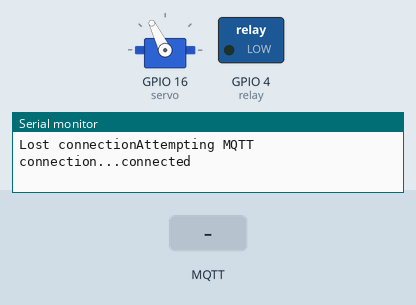
Recording of a sketch running on a simulated ESP8266 (NodeMCU). Shown: servo, switched loads named in the sketch (green lamp = pin HIGH), the last lines printed to the serial monitor. The inputs (shaded band) are chosen by the test bench. No MQTT or app messages arrive unless stated.

Above: at 7.2 s.
7.3 s: MQTT message "4" arrives on the first subscribed topic
At 7.45 s:
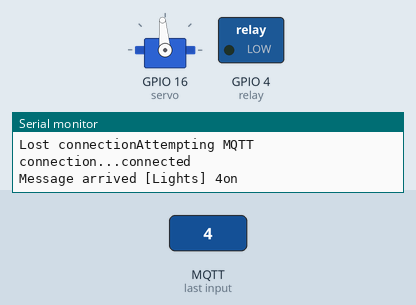
9.1 s: MQTT message "5" arrives on the first subscribed topic
At 9.25 s:
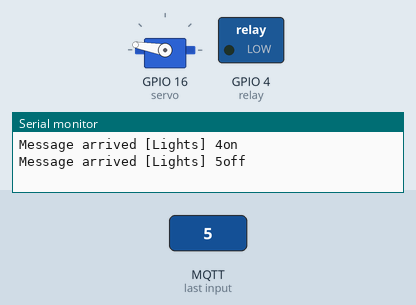
Timing chart, 0 to 12.1 s (numbered marks = the images above; inputs shaded):
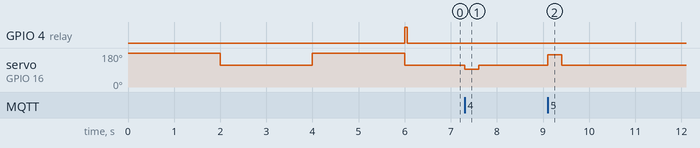

The sketch:

MQTTLights.ino
```cpp
#include <EEPROM.h>
#include <ESP8266WiFi.h>
#include <PubSubClient.h>
#include <Wire.h>
#include <Servo.h>

Servo servo;

// Connect to the WiFi
const char* ssid = "NETGEAR40";
const char* password = "littlegrasspineapple36282";
const char* mqtt_server = "10.0.0.200";

int light = 16;
int relay =4;

WiFiClient espClient;
PubSubClient client(espClient);

const byte ledPin = 2; // Pin with LED on Adafruit Huzzah

void callback(char* topic, byte* payload, unsigned int length) {
 Serial.print("Message arrived [");
 Serial.print(topic);
 Serial.print("] ");
 for (int i=0;i<length;i++) {
  char receivedChar = (char)payload[i];
  Serial.print(receivedChar);
  if (receivedChar == '4')
  // ESP8266 Huzzah outputs are "reversed"
  {
      Serial.println("on");
      servo.write(95);
      delay(300);
      servo.write(116);
      digitalWrite(relay,LOW);


    }
  if (receivedChar == '5')
  {

      Serial.println("off");
      servo.write(170);
      delay(300);
      servo.write(116);
      digitalWrite(relay,LOW);


    }
  }
  Serial.println();
}


void reconnect() {
 // Loop until we're reconnected
 while (!client.connected()) {
  digitalWrite(relay,HIGH);
 Serial.print("Attempting MQTT connection...");
 // Attempt to connect
 if (client.connect("ESP8266 Client1")) {
  Serial.println("connected");
  // ... and subscribe to topic
  client.subscribe("Lights");
 } else {
  Serial.print("failed, rc=");
  Serial.print(client.state());
  Serial.println(" try again in 5 seconds");
  // Wait 5 seconds before retrying
  delay(5000);
  }
  digitalWrite(relay,LOW);
 }
}

void setup()
{
 pinMode(relay,OUTPUT);

 servo.attach(16);
 servo.write(179);
 delay(2000);
 servo.write(116);
 delay(2000);
 servo.write(179);
 delay(2000);
 servo.write(116);

 Serial.begin(115200);

 client.setServer(mqtt_server, 1883);
 client.setCallback(callback);


}

void loop()
{
 if (!client.connected()) {
  Serial.print("Lost connection");
  reconnect();
 }
 client.loop();
}
```

Measured:
- after the input at 7.3 s, servo on GPIO 16 (servo): 116° → 95° at once, → 116° 0.30 s later
- after the input at 9.1 s, servo on GPIO 16 (servo): 116° → 170° at once, → 116° 0.30 s later
